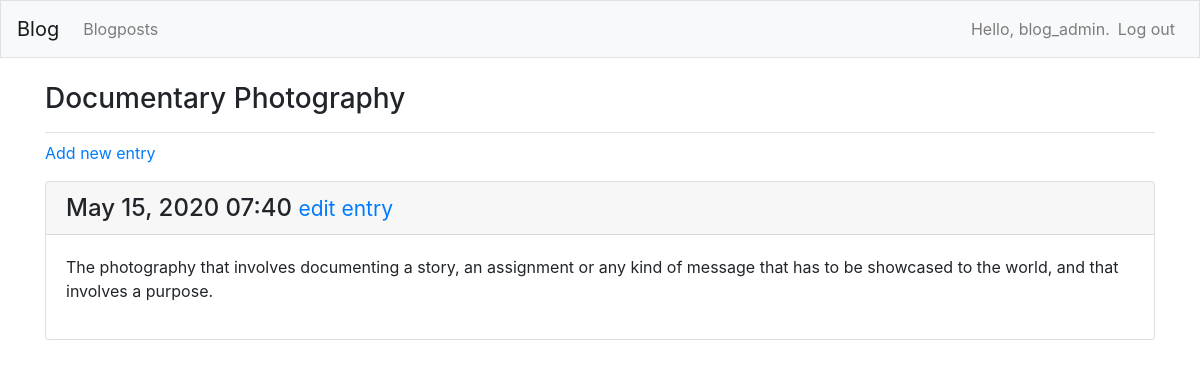
The app's page /blogposts/2/ (signed in) with its own data.
### blogs/models.py (models this page shows, shortened)
class BlogPost(models.Model):
    title = models.CharField(max_length=200)
    date_added = models.DateTimeField(auto_now_add=True)
    owner = models.ForeignKey(User, on_delete=models.CASCADE)
    def __str__(self):
        return self.title

class Entry(models.Model):
    blogpost = models.ForeignKey(BlogPost, on_delete=models.Model)
    text = models.TextField()
    date_added = models.DateTimeField(auto_now_add=True)
    class Meta:
        verbose_name_plural = 'entries'

### blogs/views.py (the view)
# urls.py: url(r'^blogposts/(?P<blogpost_id>\d+)/$', views.blogpost, name='blogpost'),
@login_required
def blogpost(request, blogpost_id):
    blogpost = BlogPost.objects.get(id=blogpost_id)
    if blogpost.owner != request.user:
        raise Http404
    entries = blogpost.entry_set.order_by('-date_added')
    context = {'blogpost': blogpost, 'entries': entries}
    return render(request, 'blogs/blogpost.html', context)

### blogs/templates/blogs/blogpost.html
{% extends "blogs/base.html" %}
{% block page_header %}
  <h3>{{ blogpost }}</h3>
{% endblock page_header %}
{% block content %}
  <p>
    <a href="{% url 'blogs:new_entry' blogpost.id %}">Add new entry</a>
  </p>
  {% for entry in entries %}
    <div class="card mb-3">
      <h4 class="card-header">
        {{ entry.date_added|date:'M d, Y H:i' }}
        <small><a href="{% url 'blogs:edit_entry' entry.id %}">
            edit entry</a></small>
      </h4>
      <div class="card-body">
        {{ entry.text|linebreaks }}
      </div>
    </div>
  {% empty %}
    <p>There are no entries for this blogpost yet.</p>
  {% endfor %}
{% endblock content %}

### blogs/templates/blogs/base.html (shortened to what this page needs)
{% load bootstrap4 %}
<!doctype html>
<html lang="en">
  <head>
    {% bootstrap_css %}
  </head>
  <body>
    <nav class="navbar navbar-expand-md navbar-light bg-light mb-4 border">
      <a class="navbar-brand" href="{% url 'blogs:index' %}">Blog</a>
      <div class="collapse navbar-collapse" id="navbarCollapse">
        <ul class="navbar-nav mr-auto">
          <li class="nav-item">
            <a class="nav-link" href="{% url 'blogs:blogposts' %}">
              Blogposts</a>
          </li>
        </ul>
        <ul class="navbar-nav ml-auto">
          {% if user.is_authenticated %}
            <li class="nav-item">
              <span class="navbar-text"}>Hello, {{ user.username }}.</span>
            </li>
            <li class="nav-item">
              <a class="nav-link" href="{% url 'users:logout' %}">Log out</a>
            </li>
          {% endif %}
        </ul>
      </div>
    </nav>
    <main role="main" class="container">
      <div class="pb-2 mb-2 border-bottom">
        {% block page_header %}{% endblock page_header %}
      </div>
      <div>
        {% block content %}{% endblock content %}
      </div>
    </main>
  </body>
</html>

### records on screen
BlogPost: title "Documentary Photography"
Entry: date_added "May 15, 2020 07:40", text "The photography that involves documenting a story, an assignment or any kind of message that has to be showcased to the world, and that involves a purpose."

### other values on screen
{{ user.username }} "blog_admin"
